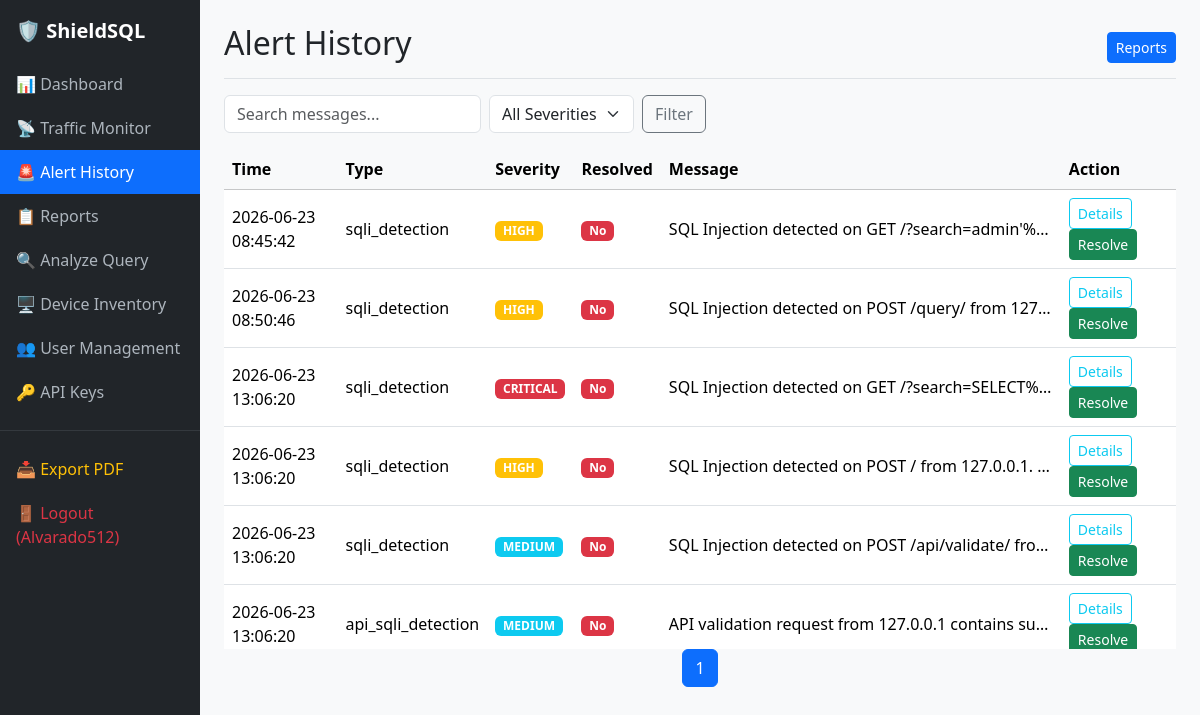
Before: /alerts/ (signed in) with the older database file.
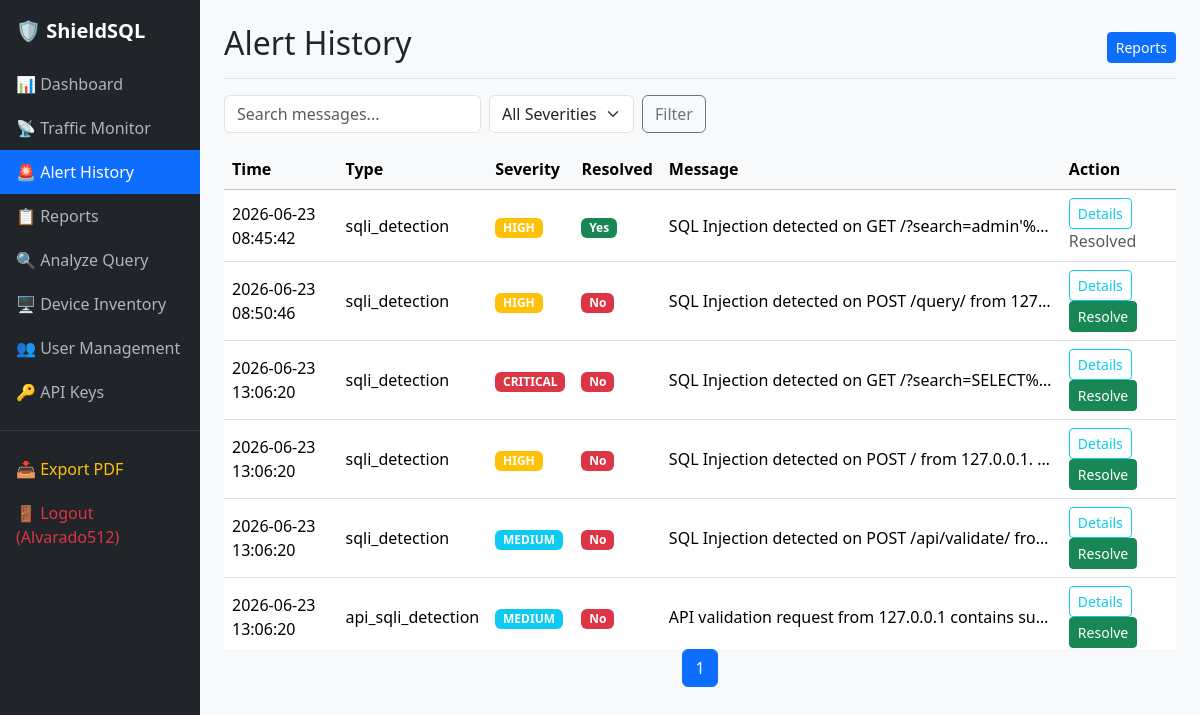
After: the same page with the newer database file.
### monitor/models.py (models this page shows, shortened)
class Alert(models.Model):
    SEVERITY_LOW = 'low'
    SEVERITY_MEDIUM = 'medium'
    SEVERITY_HIGH = 'high'
    SEVERITY_CRITICAL = 'critical'
    SEVERITY_CHOICES = [
        (SEVERITY_LOW, 'Low'),
        (SEVERITY_MEDIUM, 'Medium'),
        (SEVERITY_HIGH, 'High'),
        (SEVERITY_CRITICAL, 'Critical'),
    ]
    user = models.ForeignKey(settings.AUTH_USER_MODEL, null=True, blank=True, on_delete=models.SET_NULL, related_name='alerts')
    alert_type = models.CharField(max_length=100)
    message = models.TextField()
    severity = models.CharField(max_length=10, choices=SEVERITY_CHOICES, default=SEVERITY_MEDIUM)
    is_resolved = models.BooleanField(default=False)
    created_at = models.DateTimeField(auto_now_add=True)
    resolved_at = models.DateTimeField(null=True, blank=True)
    metadata = models.JSONField(null=True, blank=True)

### monitor/views.py (the view, shortened to what this page needs)
# urls.py: path('alerts/', views.AlertHistoryView.as_view(), name='alerts'),
class AlertHistoryView(RoleRequiredMixin, ListView):
    template_name = "monitor/alerts.html"
    model = models.Alert
    paginate_by = 50
    context_object_name = "alerts"
    min_role = "viewer"
    def dispatch(self, request, *args, **kwargs):
        if request.method == "POST":
            return self.post(request, *args, **kwargs)
        return super().dispatch(request, *args, **kwargs)
    def get_queryset(self):
        qs = super().get_queryset().select_related("user")
        severity = self.request.GET.get("severity")
        if severity:
            qs = qs.filter(severity=severity)
        search = self.request.GET.get("q")
        if search:
            qs = qs.filter(message__icontains=search)
        return qs
    def get_context_data(self, **kwargs):
        ctx = super().get_context_data(**kwargs)
        ctx["severity_choices"] = models.Alert.SEVERITY_CHOICES
        ctx["search_query"] = self.request.GET.get("q", "")
        return ctx

### monitor/permissions.py (called while the page is built, shortened)
    def dispatch(self, request, *args, **kwargs):
        if not request.user.is_authenticated:
            return self.handle_no_permission()
        min_level = ROLE_HIERARCHY.get(self.min_role, 0)
        if request.user.is_superuser:
            user_level = 2  # Max level (admin)
        else:
            user_level = ROLE_HIERARCHY.get(getattr(request.user, "role", ""), 0)
        return super().dispatch(request, *args, **kwargs)

### monitor/templates/monitor/alerts.html (shortened to what this page needs)
{% extends 'monitor/base.html' %}
{% block content %}
<div class="d-flex justify-content-between align-items-center pb-2 mb-3 border-bottom">
  <h2>Alert History</h2>
  <a href="{% url 'monitor:reports' %}" class="btn btn-sm btn-primary">Reports</a>
</div>
<form method="get" class="row g-2 mb-3">
  <div class="col-auto">
    <input type="text" name="q" class="form-control" placeholder="Search messages..." value="{{ search_query }}">
  </div>
  <div class="col-auto">
    <select name="severity" class="form-select">
      <option value="">All Severities</option>
    </select>
  </div>
  <div class="col-auto">
    <button type="submit" class="btn btn-outline-secondary">Filter</button>
  </div>
</form>
<div class="table-responsive">
  <table class="table table-hover align-middle">
    <thead class="table-light">
      <tr><th>Time</th><th>Type</th><th>Severity</th><th>Resolved</th><th>Message</th><th>Action</th></tr>
    </thead>
    <tbody>
      {% for a in alerts %}
      <tr>
        <td>{{ a.created_at|date:"Y-m-d H:i:s" }}</td>
        <td>{{ a.alert_type }}</td>
        <td>
          <span class="badge bg-{% if a.severity == 'critical' %}danger{% elif a.severity == 'high' %}warning{% elif a.severity == 'medium' %}info{% else %}secondary{% endif %}">
            {{ a.severity|upper }}
          </span>
        </td>
        <td>{% if a.is_resolved %}<span class="badge bg-success">Yes</span>{% else %}<span class="badge bg-danger">No</span>{% endif %}</td>
        <td class="text-truncate" style="max-width:400px;">{{ a.message }}</td>
        <td>
          <button type="button" class="btn btn-sm btn-outline-info me-2" data-bs-toggle="modal" data-bs-target="#alertModal{{ a.id }}">Details</button>
          {% if not a.is_resolved %}
          <form method="post" class="d-inline">
            <button type="submit" class="btn btn-sm btn-success">Resolve</button>
          </form>
          {% else %}
          <span class="text-muted">Resolved</span>
          {% endif %}
        </td>
      </tr>
      {% empty %}
      <tr><td colspan="6" class="text-center text-muted">No alerts recorded</td></tr>
      {% endfor %}
    </tbody>
  </table>
</div>
<nav aria-label="Page navigation">
  <ul class="pagination justify-content-center">
    <li class="page-item active"><span class="page-link">{{ page_obj.number }}</span></li>
  </ul>
</nav>
{% endblock %}

Changed rows visible on the page:
changed Alert "SQL Injection detected on GET /?search=admin'%…": is_resolved "No Resolve" → "Yes Resolved"
